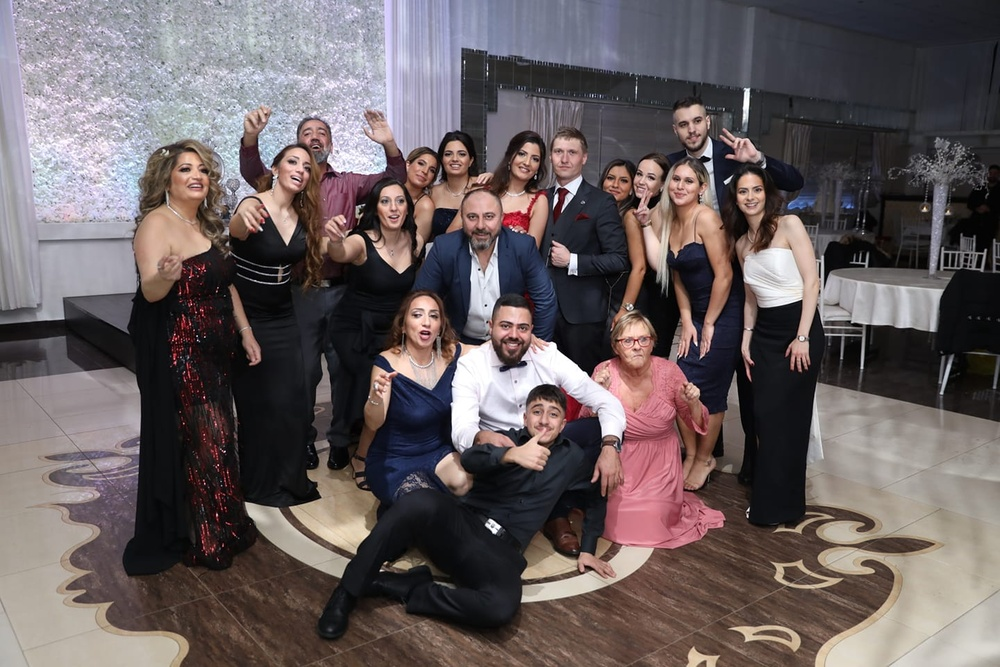
#> input picture bild2.jpg, 1000 x 667 px, shrunk from 1440 x 960 before the run, found by its file name
$ python face.py
#> lines starting #> are read from the running program, lines starting #| are printed output that depends on the picture; after the words box and inside, x2 and y2 are one past the last pixel; in counts of white or black regions, pixels touching at a corner belong together
import cv2 as cv


img= cv.imread('bild2.jpg')
#> img is the input picture: shape (667, 1000, 3); mean B, G, R 95.1, 94.1, 104.1
cv.imshow('hej',img)

cv.waitKey(0)

gray = cv.cvtColor(img, cv.COLOR_BGR2GRAY)
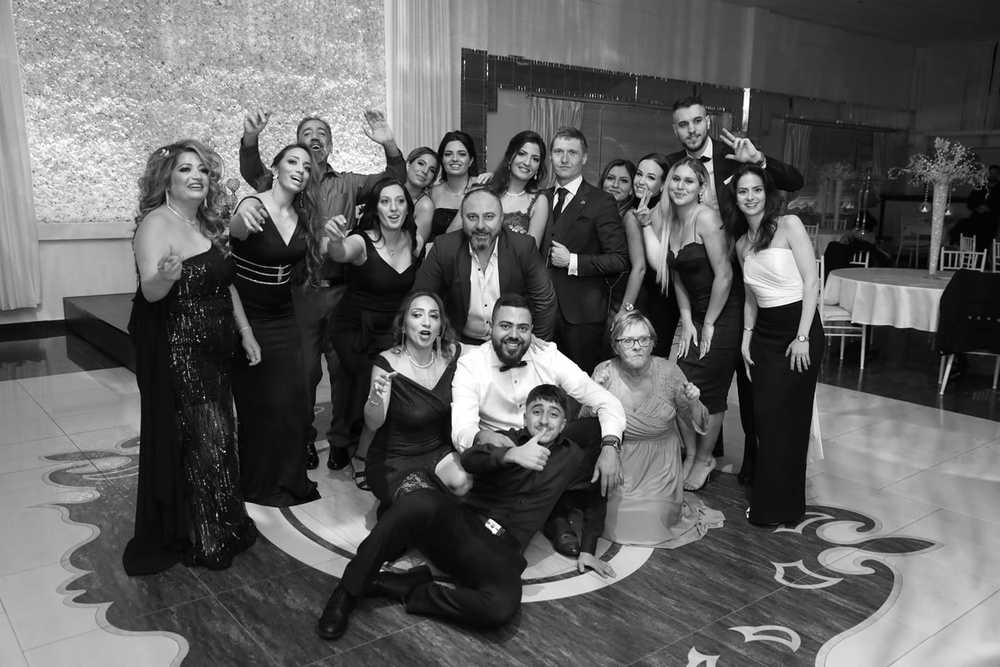
#> gray: shape (667, 1000); min 0, max 255, mean 97.2
cv.imshow('Gray', gray)

# blur = cv.GaussianBlur(img, (7,7), cv.BORDER_DEFAULT)
# cv.imshow('Blur', blur)

haar_cascade = cv.CascadeClassifier('haar_face.xml')


faces_rect = haar_cascade.detectMultiScale(gray, scaleFactor=1.1, minNeighbors=15)
#> faces_rect = [[439, 142, 32, 32], [546, 136, 41, 41], [601, 167, 33, 33], [373, 186, 40, 40], [659, 162, 46, 46], [731, 175, 40, 40], [616, 322, 44, 44], [669, 105, 45, 45], [400, 294, 52, 52], [488, 306, 52, 52], [456, 197, 50, 50], [520, 392, 50, 50]]

print(f'Number of faces found = {len(faces_rect)}')
#| Number of faces found = 12


for (x,y,w,h) in faces_rect:
    cv.rectangle(img,(x,y),(x+w,y+h), (0, 255, 0), thickness=1)
#> this loop made 12 passes
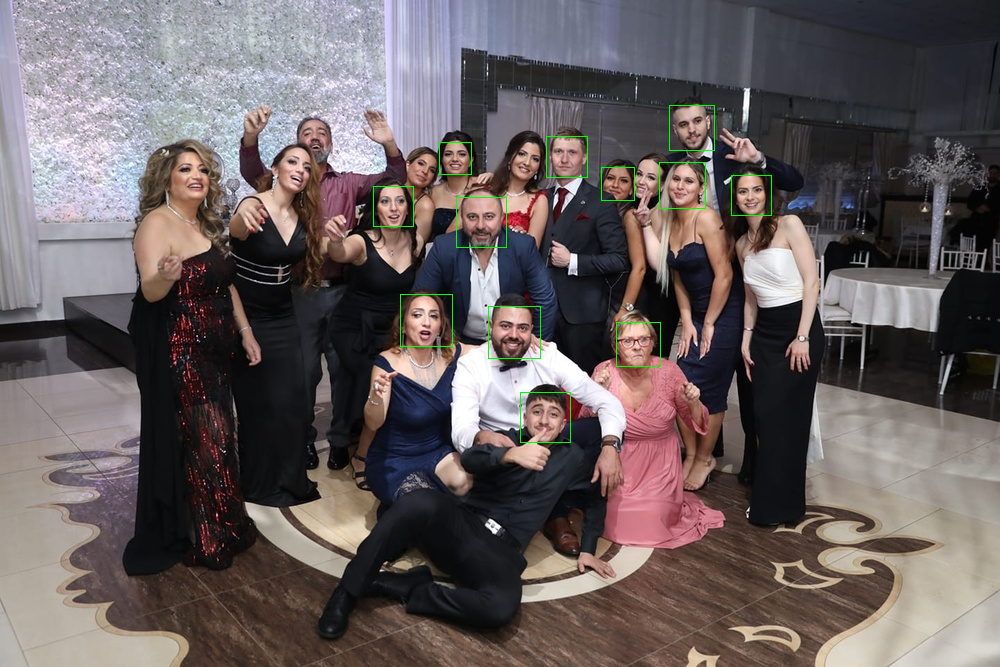
#> img: shape (667, 1000, 3); 0.31% of pixels changed, all inside (x1, y1, x2, y2) = (373, 105, 772, 443)

cv.imshow('detected faces', img)

cv.waitKey(0)

$ run again, with bild1.jpg copied over bild2.jpg
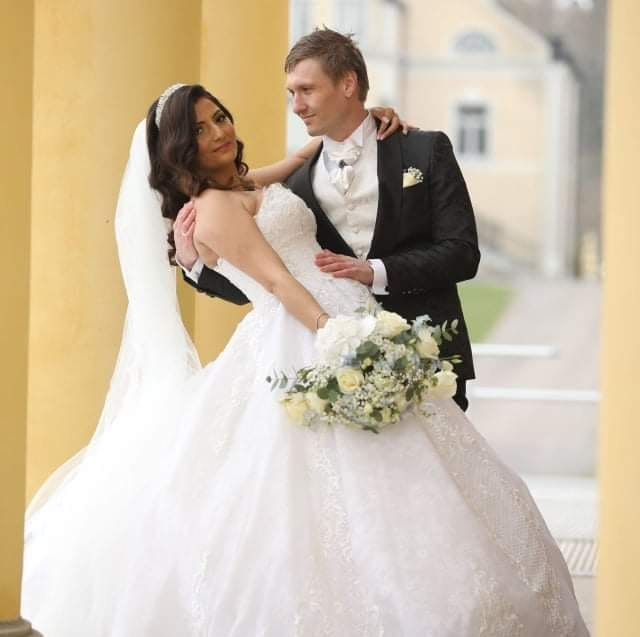
#> input picture bild1.jpg, 640 x 637 px, found by its file name
#> img is the input picture: shape (637, 640, 3); mean B, G, R 169.1, 190.6, 205.2
#> `gray = cv.cvtColor(img, cv.COLOR_BGR2GRAY)`:
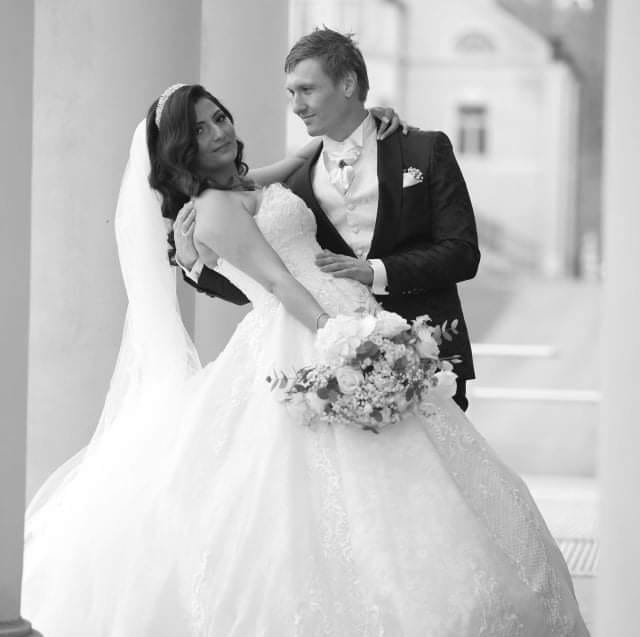
#> gray: shape (637, 640); min 1, max 255, mean 192.5
#> faces_rect = ()
#| Number of faces found = 0

$ run again, with abba.png saved as bild2.jpg
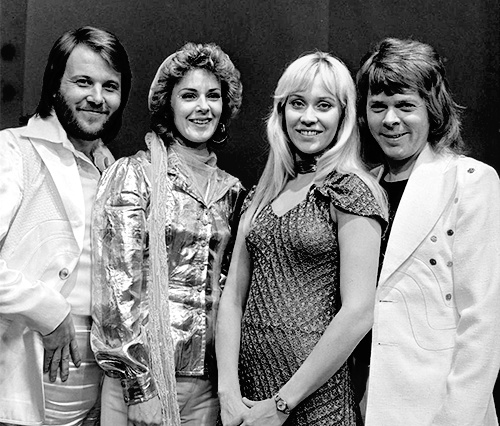
#> input picture abba.png, 500 x 426 px, found by its file name
#> img is the input picture: shape (426, 500, 3); min 0, max 255, mean 130.8
#> faces_rect = [[167, 70, 67, 67], [57, 55, 75, 75], [266, 69, 89, 89], [355, 79, 74, 74]]
#| Number of faces found = 4
#> the loop `for (x,y,w,h) in faces_rect:` made 4 passes
#> after the loop `for (x,y,w,h) in faces_rect:`:
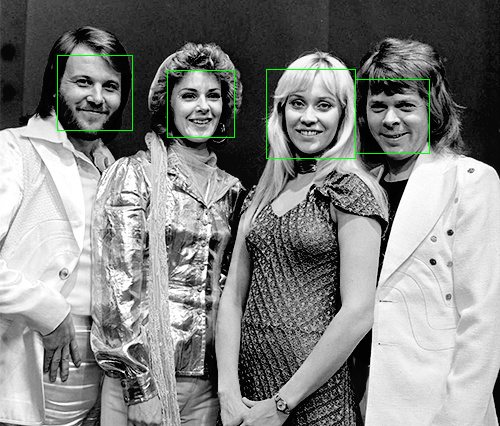
#> img: shape (426, 500, 3); 0.54% of pixels changed, all inside (x1, y1, x2, y2) = (57, 55, 430, 159)
